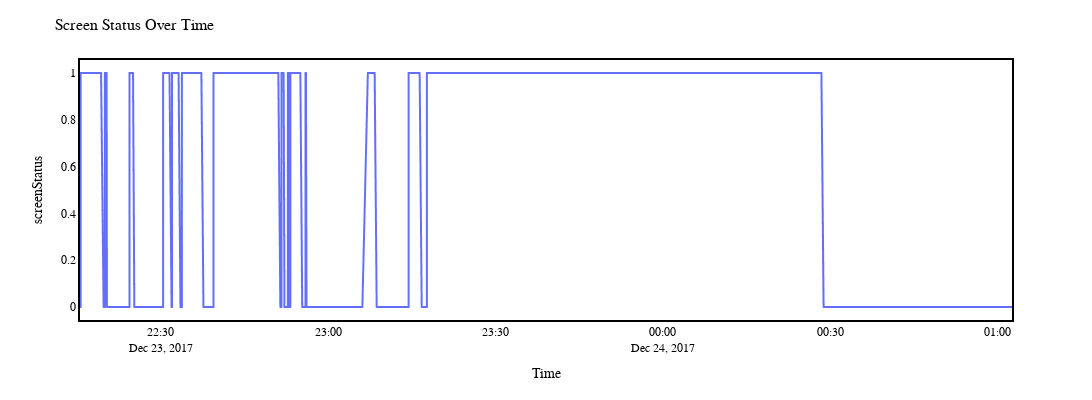

The code cell stored with this chart in its notebook:
### Markdown cell above
The below plot plots the screen status vs time with a 1 representing that sceen was on and a 0 representing that the screen was off

### Code cell
statusFig = px.line(screenData, x='Time', y='screenStatus')

statusFig.update_layout(
    height=400, 
    width=1200, 
    title_text='Screen Status Over Time',
    title_font_size=16,
    
    xaxis=dict(showgrid=False, linecolor='black', linewidth=2, mirror=True),
    yaxis=dict(showgrid=False, linecolor='black', linewidth=2, mirror=True),
    
    font=dict(family="Arial, sans-serif", size=12, color="black"),
    
    plot_bgcolor='white',
    paper_bgcolor='white',
    
)

statusFig.show()

### Figure 1 — Plotly figure (JSON) as saved in the notebook; plotly's stock layout.template omitted (floating-point values rounded to 4 significant figures; data arrays with more than 128 entries replaced by an {"elided": "..."} marker saying what was removed)
{"data": [{"hovertemplate": "Time=%{x}<br>screenStatus=%{y}<extra></extra>", "legendgroup": "", "line": {"color": "#636efa", "dash": "solid"}, "marker": {"symbol": "circle"}, "mode": "lines", "name": "", "showlegend": false, "type": "scattergl", "x": {"elided": "2000 str values"}, "xaxis": "x", "y": {"elided": "2000 int values"}, "yaxis": "y"}], "layout": {"font": {"color": "black", "family": "Arial, sans-serif", "size": 12}, "height": 400, "legend": {"tracegroupgap": 0}, "margin": {"t": 60}, "paper_bgcolor": "white", "plot_bgcolor": "white", "title": {"font": {"size": 16}, "text": "Screen Status Over Time"}, "width": 1200, "xaxis": {"anchor": "y", "domain": [0, 1], "linecolor": "black", "linewidth": 2, "mirror": true, "showgrid": false, "title": {"text": "Time"}}, "yaxis": {"anchor": "x", "domain": [0, 1], "linecolor": "black", "linewidth": 2, "mirror": true, "showgrid": false, "title": {"text": "screenStatus"}}}}
